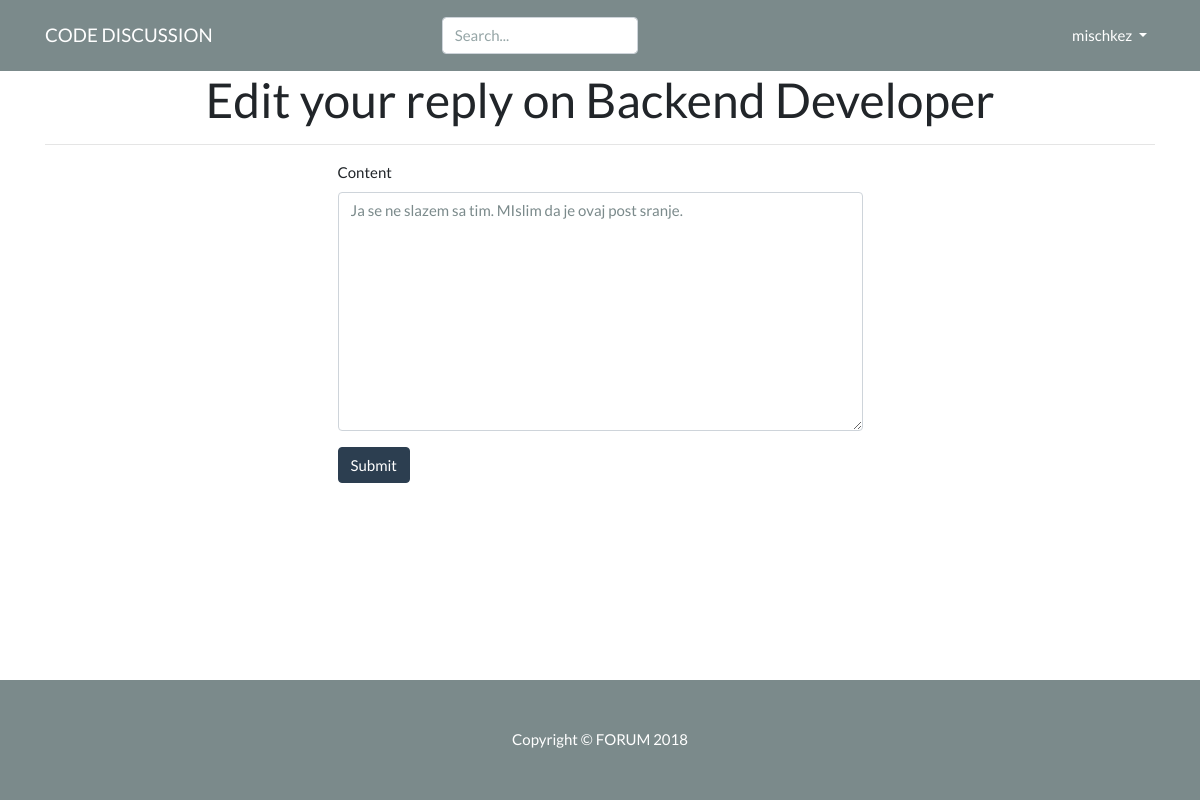
/questions/backend-developer/replies/1/edit (signed in), run on the app's committed database.
### questions/models.py (models this page shows, shortened)
class Reply(models.Model):
    creator = models.ForeignKey(User, on_delete=models.CASCADE)
    question = models.ForeignKey(
        Question, on_delete=models.CASCADE, related_name='replies')
    content = models.TextField(blank=False, unique=True)
    created_at = models.DateTimeField(auto_now_add=True)
    updated_at = models.DateTimeField(auto_now=True)
    likes = GenericRelation('Like')
    class Meta:
        verbose_name_plural = "Replies"

class Question(models.Model):
    category = models.ForeignKey(
        Category, on_delete=models.CASCADE, related_name='questions')
    owner = models.ForeignKey(
        User, on_delete=models.CASCADE, related_name='questions')
    title = models.CharField(max_length=150, unique=True)
    slug = models.SlugField(max_length=150, unique=True, editable=False)
    content = models.TextField(blank=False, unique=True)
    created_at = models.DateTimeField(auto_now_add=True)
    updated_at = models.DateTimeField(auto_now=True)
    solved = models.BooleanField(default=False)
    likes = GenericRelation('Like')
    class Meta:
        get_latest_by = "-pk"

### questions/views.py (the view, shortened to what this page needs)
class ReplyUpdateView(generic.UpdateView):
    model = Reply
    fields = ['content', ]
    template_name = 'questions/update_reply.html'
    def get_object(self, queryset=None):
        obj = super().get_object()
        if not obj.creator == self.request.user:
            raise Http404
        question = Question.objects.get(slug=obj.question.slug)
        self.question = question
        return obj

### templates/questions/update_reply.html (shortened to what this page needs)
{% extends 'base.html' %}
{% load bootstrap4 %}
{% block content %}
  <h1 align='center'>Edit your reply on {{ reply.question.title }}</h1><hr>
  <div class="col-md-6 offset-md-3">
    <form action="" method="post" class="form">
      {% bootstrap_form form %}
      {% buttons %}
          <button type="submit" class="btn btn-primary">Submit</button>
      {% endbuttons %}
    </form>
  </div>
{% endblock %}

### templates/_navbar.html (shortened to what this page needs)
<nav class="navbar navbar-expand-lg navbar-dark bg-dark">
  <div class="container">
    <a class="navbar-brand" href="/">CODE DISCUSSION</a>
    <div class="collapse navbar-collapse" id="navbarColor01">
      <div class="mx-auto">
        <form class="form-inline" method="GET" action="{% url 'search' %}">
          <div class="input-group">
            <input name="q" class="form-control" type="text" placeholder="Search...">
          </div>
        </form>
      </div>
      <ul class="navbar-nav ml-auto">
        <li class="nav-item dropdown">
          {% if request.user.is_authenticated %}
            <a class="nav-link dropdown-toggle" href="#" id="navbardrop" data-toggle="dropdown">
              {{ request.user }}
            </a>
          {% endif %}
        </li>
      </ul>
    </div>
  </div>
</nav>

### assets/css/custom.css (style rules this page uses)
html { height: 100%; box-sizing: border-box; }
body { position: relative; margin: 0; padding-bottom: 6rem; min-height: 100%; text-align: justify; }
.input-group { max-height: 40px; }

### data on the page
Reply: question "Backend Developer", content "Ja se ne slazem sa tim. MIslim da je ovaj post sranje."

### other printed values
{{ request.user }} "mischkez"
